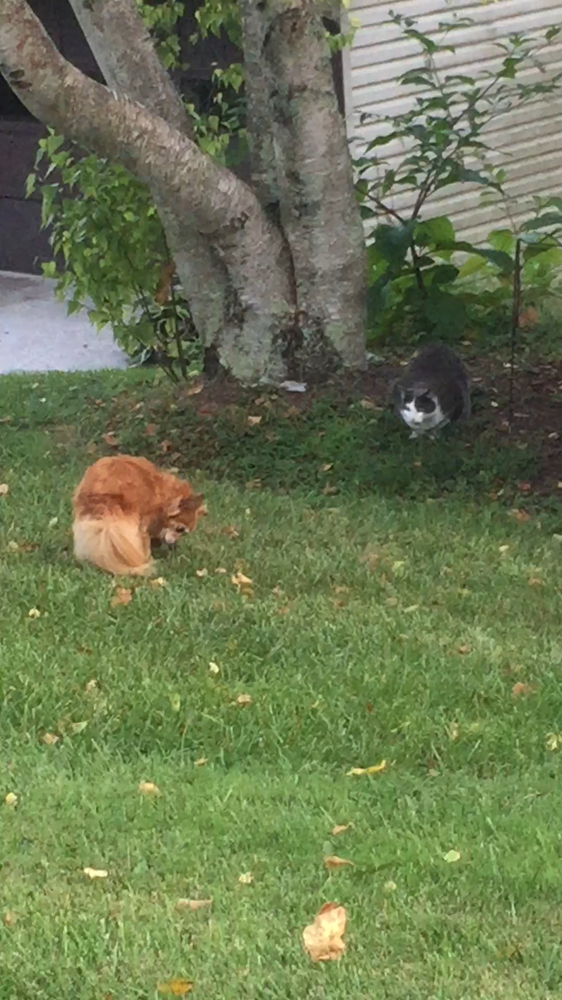
#> input picture Vision/images/catImages/cat.png, 562 x 1000 px, shrunk from 750 x 1334 before the run, found by its file name
$ python colTest.py
#> lines starting #> are read from the running program, lines starting #| are printed output that depends on the picture
import cv2
import numpy as np

img = cv2.imread("cat.png")
#> img is the input picture: shape (1000, 562, 3); mean B, G, R 83, 120.6, 108.3
img[:,:,2] = 0
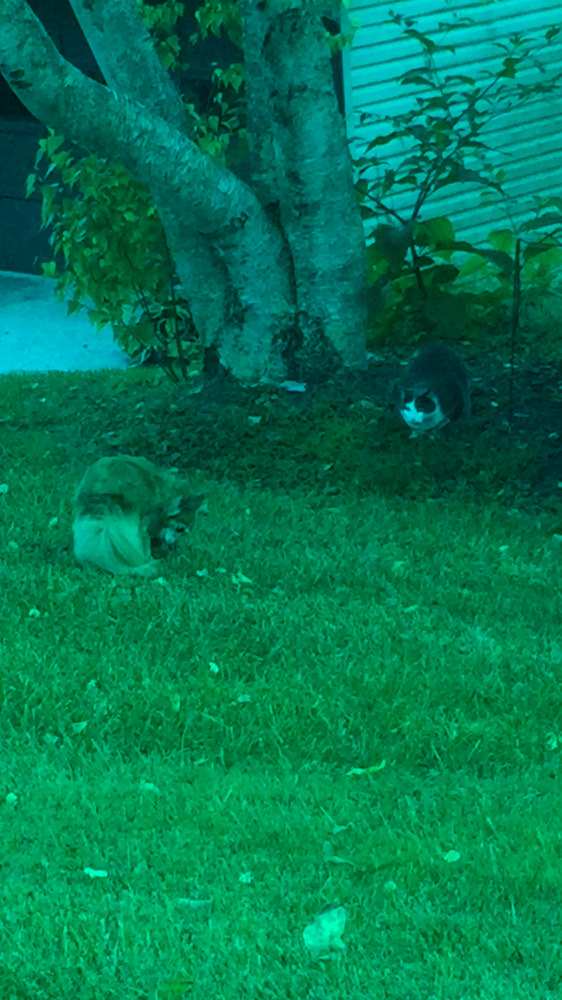
#> img: shape (1000, 562, 3); mean B, G, R 83, 120.6, 0
img[:,:,1] = 0
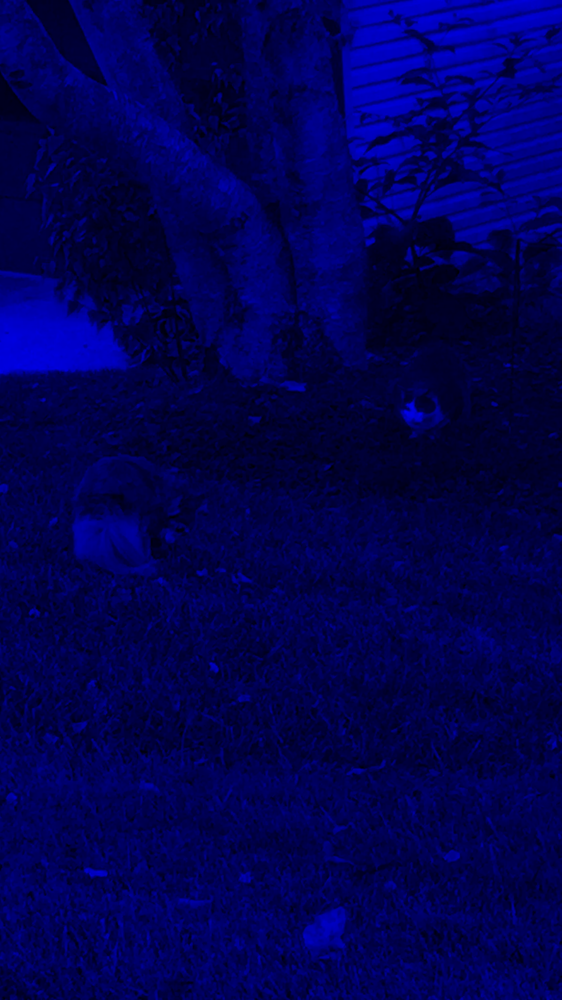
#> img: shape (1000, 562, 3); mean B, G, R 83, 0, 0
print(img[:,:,2])
#> (printed output is left out)
while(1):

    cv2.imshow('image',img) # opens up a window with image

    k = cv2.waitKey(0)& 0xFF #Tells it how many milliseconds to stay open, 0 is infinite, a keystroke also kills it
#> (key Esc is pressed here)
    if k == 27:
       break
cv2.destroyAllWindows()
